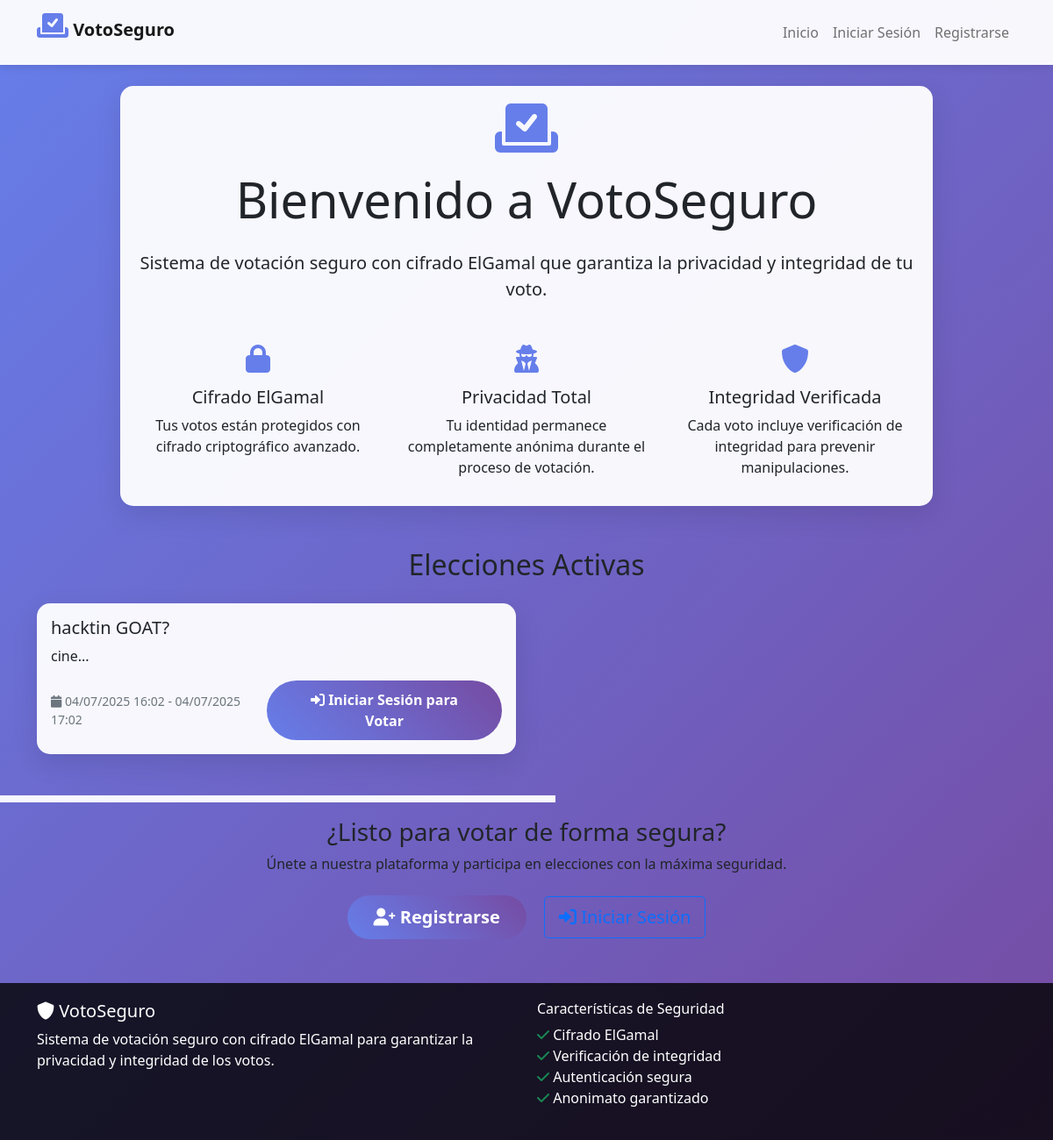
Before: / with the older database file.
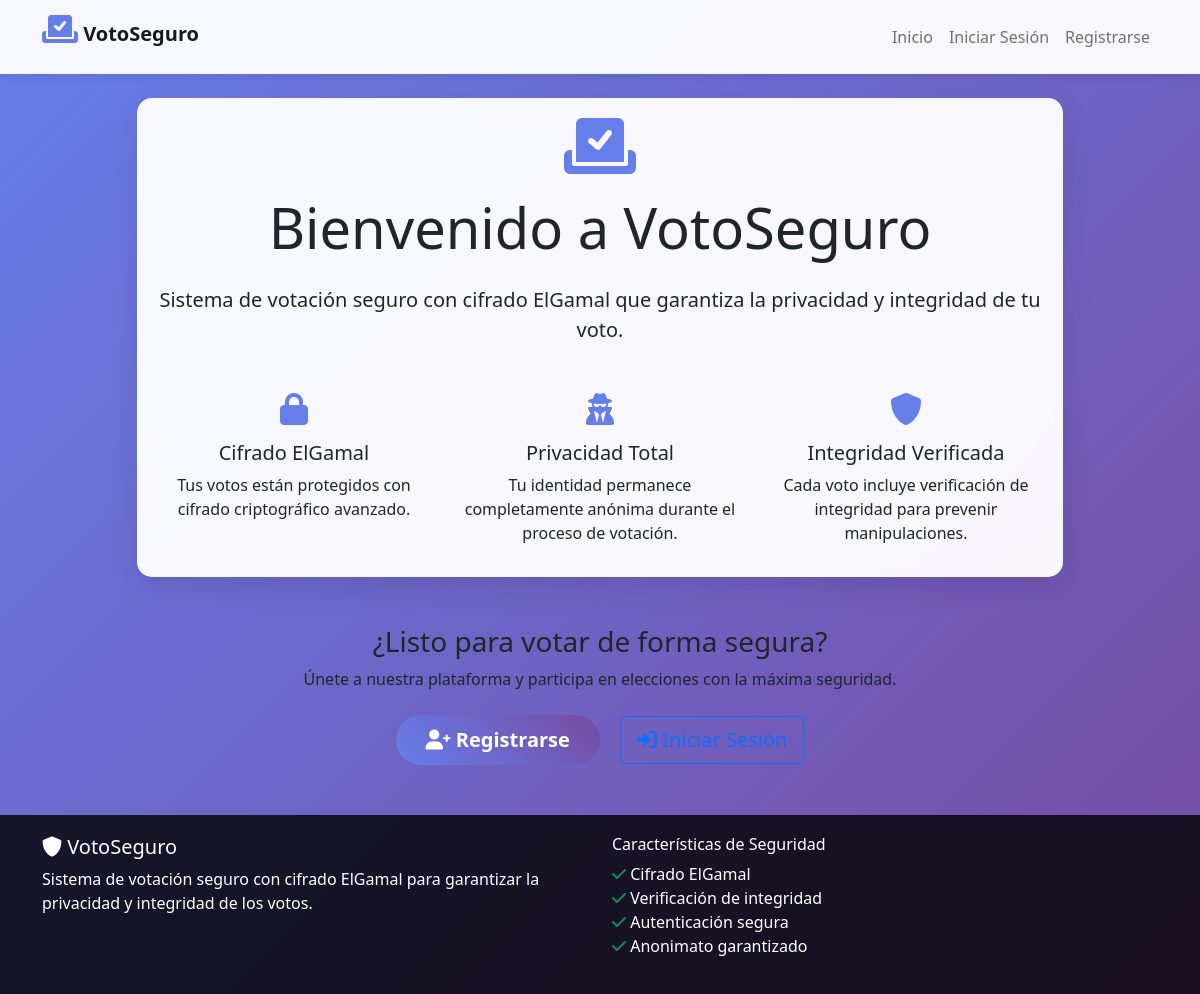
After: the same page with the newer database file.
### app.py (models this page shows)
class Election(db.Model):
    id = db.Column(db.Integer, primary_key=True)
    title = db.Column(db.String(200), nullable=False)
    description = db.Column(db.Text)
    start_date = db.Column(db.DateTime, nullable=False)
    end_date = db.Column(db.DateTime, nullable=False)
    is_active = db.Column(db.Boolean, default=True)
    public_key = db.Column(db.Text)  # Store as JSON string
    private_key = db.Column(db.Text)  # Store as JSON string (only for admin)
    created_at = db.Column(db.DateTime, default=datetime.now)

### app.py (the view)
@app.route('/')
def index():
    update_election_status()  # Update election status before showing
    elections = Election.query.filter_by(is_active=True).all()
    return render_template('index.html', elections=elections)

### app.py (called while the page is built)
def update_election_status():
    now = datetime.now()
    expired_elections = Election.query.filter(
        Election.is_active == True,
        Election.end_date < now
    ).all()
    for election in expired_elections:
        election.is_active = False
        print(f"Elección '{election.title}' cerrada automáticamente - terminó el {election.end_date}")
    if expired_elections:
        db.session.commit()
        print(f"Se cerraron {len(expired_elections)} elecciones automáticamente")
    return len(expired_elections)

### templates/index.html
{% extends "base.html" %}
{% block content %}
<div class="row justify-content-center">
    <div class="col-md-10">
        <div class="card">
            <div class="card-body text-center">
                <i class="fas fa-vote-yea crypto-icon" style="font-size: 4rem;"></i>
                <h1 class="display-4 mb-4">Bienvenido a VotoSeguro</h1>
                <p class="lead">Sistema de votación seguro con cifrado ElGamal que garantiza la privacidad y integridad de tu voto.</p>
                <div class="row mt-5">
                    <div class="col-md-4">
                        <i class="fas fa-lock crypto-icon"></i>
                        <h5>Cifrado ElGamal</h5>
                        <p>Tus votos están protegidos con cifrado criptográfico avanzado.</p>
                    </div>
                    <div class="col-md-4">
                        <i class="fas fa-user-secret crypto-icon"></i>
                        <h5>Privacidad Total</h5>
                        <p>Tu identidad permanece completamente anónima durante el proceso de votación.</p>
                    </div>
                    <div class="col-md-4">
                        <i class="fas fa-shield-alt crypto-icon"></i>
                        <h5>Integridad Verificada</h5>
                        <p>Cada voto incluye verificación de integridad para prevenir manipulaciones.</p>
                    </div>
                </div>
            </div>
        </div>
    </div>
</div>
{% if elections %}
<div class="row mt-5">
    <div class="col-12">
        <h2 class="text-center mb-4">Elecciones Activas</h2>
    </div>
    {% for election in elections %}
    <div class="col-md-6 mb-4">
        <div class="card election-card">
            <div class="card-body">
                <h5 class="card-title">{{ election.title }}</h5>
                <p class="card-text">{{ election.description }}</p>
                <div class="d-flex justify-content-between align-items-center">
                    <small class="text-muted">
                        <i class="fas fa-calendar"></i>
                        {{ election.start_date.strftime('%d/%m/%Y %H:%M') }} -
                        {{ election.end_date.strftime('%d/%m/%Y %H:%M') }}
                    </small>
                    {% if current_user.is_authenticated %}
                        <a href="{{ url_for('view_election', election_id=election.id) }}" class="btn btn-primary">
                            <i class="fas fa-vote-yea"></i> Votar
                        </a>
                    {% else %}
                        <a href="{{ url_for('login') }}" class="btn btn-primary">
                            <i class="fas fa-sign-in-alt"></i> Iniciar Sesión para Votar
                        </a>
                    {% endif %}
                </div>
            </div>
        </div>
    </div>
    {% endfor %}
</div>
{% endif %}
{% if not current_user.is_authenticated %}
<div class="row mt-5">
    <div class="col-12 text-center">
        <h3>¿Listo para votar de forma segura?</h3>
        <p class="mb-4">Únete a nuestra plataforma y participa en elecciones con la máxima seguridad.</p>
        <a href="{{ url_for('register') }}" class="btn btn-primary btn-lg me-3">
            <i class="fas fa-user-plus"></i> Registrarse
        </a>
        <a href="{{ url_for('login') }}" class="btn btn-outline-primary btn-lg">
            <i class="fas fa-sign-in-alt"></i> Iniciar Sesión
        </a>
    </div>
</div>
{% endif %}
{% endblock %}

### templates/base.html (shortened to what this page needs)
<!DOCTYPE html>
<html lang="es">
<head>
    <link href="https://cdn.jsdelivr.net/npm/bootstrap@5.1.3/dist/css/bootstrap.min.css" rel="stylesheet">
    <link href="https://cdnjs.cloudflare.com/ajax/libs/font-awesome/6.0.0/css/all.min.css" rel="stylesheet">
</head>
<body>
    <nav class="navbar navbar-expand-lg navbar-light">
        <div class="container">
            <a class="navbar-brand" href="{{ url_for('index') }}">
                <i class="fas fa-vote-yea crypto-icon"></i>
                <strong>VotoSeguro</strong>
            </a>
            <div class="collapse navbar-collapse" id="navbarNav">
                <ul class="navbar-nav ms-auto">
                    <li class="nav-item">
                        <a class="nav-link" href="{{ url_for('index') }}">Inicio</a>
                    </li>
                    {% if current_user.is_authenticated %}
                        <li class="nav-item">
                            <a class="nav-link" href="{{ url_for('dashboard') }}">Dashboard</a>
                        </li>
                        <li class="nav-item">
                            <a class="nav-link" href="{{ url_for('logout') }}">Cerrar Sesión</a>
                        </li>
                    {% else %}
                        <li class="nav-item">
                            <a class="nav-link" href="{{ url_for('login') }}">Iniciar Sesión</a>
                        </li>
                        <li class="nav-item">
                            <a class="nav-link" href="{{ url_for('register') }}">Registrarse</a>
                        </li>
                    {% endif %}
                </ul>
            </div>
        </div>
    </nav>
    <div class="container mt-4">
        {% block content %}{% endblock %}
    </div>
    <footer class="footer">
        <div class="container">
            <div class="row">
                <div class="col-md-6">
                    <h5><i class="fas fa-shield-alt"></i> VotoSeguro</h5>
                    <p>Sistema de votación seguro con cifrado ElGamal para garantizar la privacidad y integridad de los votos.</p>
                </div>
                <div class="col-md-6">
                    <h6>Características de Seguridad</h6>
                    <ul class="list-unstyled">
                        <li><i class="fas fa-check text-success"></i> Cifrado ElGamal</li>
                        <li><i class="fas fa-check text-success"></i> Verificación de integridad</li>
                        <li><i class="fas fa-check text-success"></i> Autenticación segura</li>
                        <li><i class="fas fa-check text-success"></i> Anonimato garantizado</li>
                    </ul>
                </div>
            </div>
        </div>
    </footer>
</body>
</html>

### templates/base.html (style rules this page uses)
body { background: linear-gradient(135deg, #667eea 0%, #764ba2 100%); min-height: 100vh; font-family: 'Segoe UI', Tahoma, Geneva, Verdana, sans-serif; }
.navbar { background: rgba(255, 255, 255, 0.95) !important; backdrop-filter: blur(10px); box-shadow: 0 2px 10px rgba(0,0,0,0.1); }
.card { border: none; border-radius: 15px; box-shadow: 0 10px 30px rgba(0,0,0,0.1); backdrop-filter: blur(10px); background: rgba(255, 255, 255, 0.95); }
.btn-primary { background: linear-gradient(45deg, #667eea, #764ba2); border: none; border-radius: 50px; padding: 10px 30px; font-weight: 600; transition: all 0.3s ease; }
.crypto-icon { font-size: 2rem; color: #667eea; margin-bottom: 1rem; }
.footer { background: rgba(0, 0, 0, 0.8); color: white; padding: 20px 0; margin-top: 50px; }

Changed rows visible on the page:
removed Election: title "hacktin GOAT?", description "cine...", start_date "04/07/2025 16:02", end_date "04/07/2025 17:02"
Other visible differences:
text no longer shown: "Elecciones Activas"
